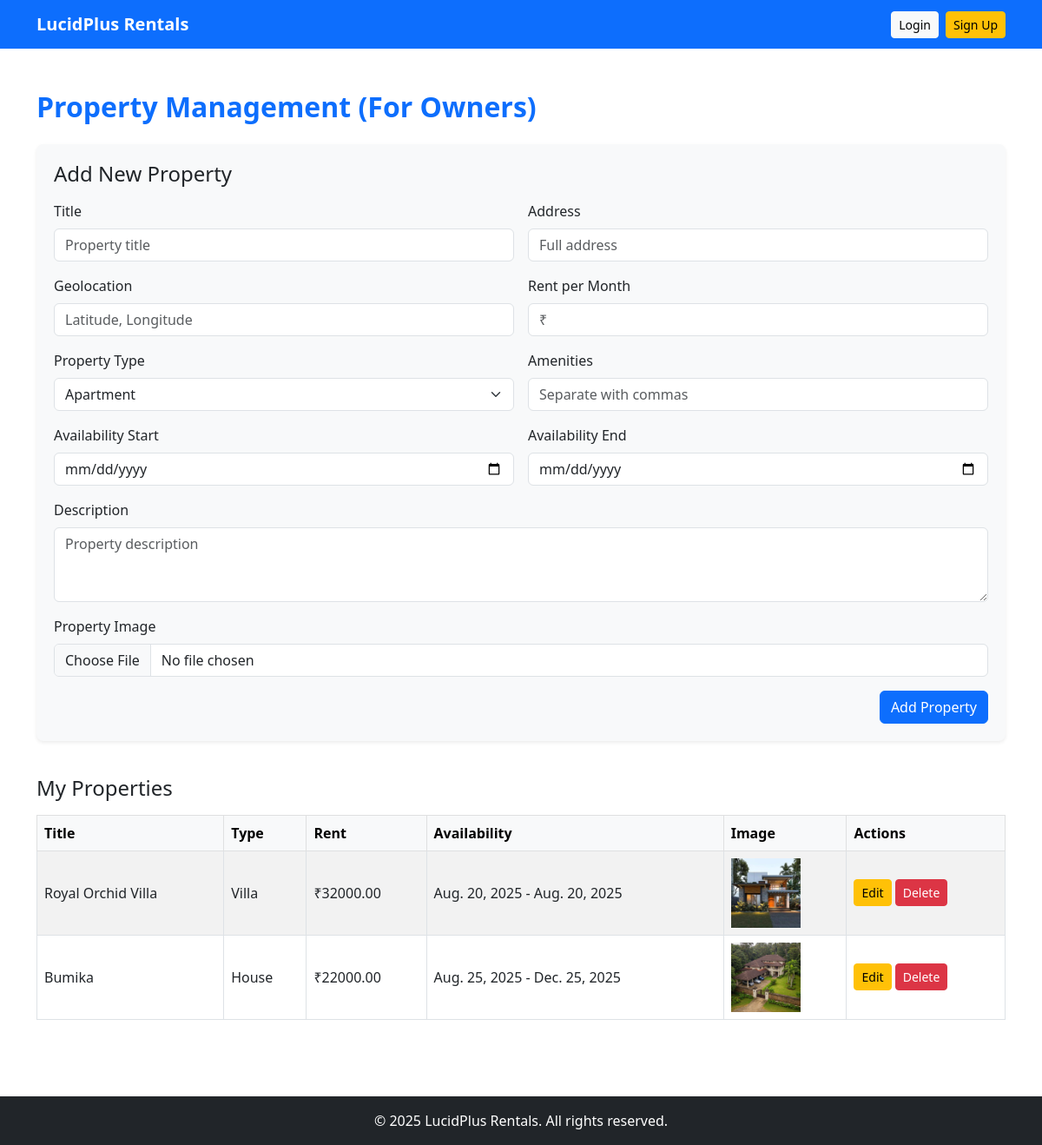
/lucidplus_public/owner_page, run on the app's committed database.
### lucidplus_public/models.py (models this page shows)
class Propertydb(models.Model):
    TITLE = models.CharField(max_length=255, null=True, blank=True)
    ADDRESS = models.TextField(null=True, blank=True)
    GEOLOCATION = models.CharField(max_length=100, null=True, blank=True)
    RENT_PER_MONTH = models.DecimalField(max_digits=10, decimal_places=2, null=True, blank=True)
    PROPERTY_TYPE = models.CharField(max_length=50, null=True, blank=True)
    AMENITIES = models.TextField(null=True, blank=True)
    AVAILABILITY_START = models.DateField(null=True, blank=True)
    AVAILABILITY_END = models.DateField(null=True, blank=True)
    DESCRIPTION = models.TextField(null=True, blank=True)
    PROPERTY_IMAGE = models.FileField(upload_to='property_images', null=True, blank=True)

### lucidplus_public/views.py (the view, shortened to what this page needs)
# urls.py: path('owner_page',views.owner_page,name='owner_page'),
def owner_page(request):
    data = Propertydb.objects.all()
    return render(request, 'Owners_Management.html', {'data': data})

### lucidplus_public/templates/Owners_Management.html (shortened to what this page needs)
{% load static %}
<!DOCTYPE html>
<html lang="en">
<head>
    <link href="https://cdn.jsdelivr.net/npm/bootstrap@5.3.0/dist/css/bootstrap.min.css" rel="stylesheet">
</head>
<body>
<nav class="navbar navbar-expand-lg navbar-dark bg-primary">
    <div class="container">
        <a class="navbar-brand fw-bold" href="#">LucidPlus Rentals</a>
        <div class="collapse navbar-collapse" id="navbarNav">
            <ul class="navbar-nav ms-auto align-items-center">
                <li class="nav-item me-2"><a class="btn btn-light btn-sm" href="{% url 'Public_login' %}">Login</a></li>
                <li class="nav-item"><a class="btn btn-warning btn-sm" href="{% url 'signup_page' %}">Sign Up</a></li>
            </ul>
        </div>
    </div>
</nav>
<div class="container py-5">
    <h2 class="page-title mb-4">Property Management (For Owners)</h2>
    <div class="form-section shadow-sm">
        <h4 class="mb-3">Add New Property</h4>
        <form method="post" enctype="multipart/form-data" action="{% url 'owner_page' %}">
            <div class="row g-3">
                <div class="col-md-6">
                    <label class="form-label">Title</label>
                    <input type="text" name="TITLE" class="form-control" placeholder="Property title">
                </div>
                <div class="col-md-6">
                    <label class="form-label">Address</label>
                    <input type="text" name="ADDRESS" class="form-control" placeholder="Full address">
                </div>
                <div class="col-md-6">
                    <label class="form-label">Geolocation</label>
                    <input type="text" name="GEOLOCATION" class="form-control" placeholder="Latitude, Longitude">
                </div>
                <div class="col-md-6">
                    <label class="form-label">Rent per Month</label>
                    <input type="number" step="0.01" name="RENT_PER_MONTH" class="form-control" placeholder="₹">
                </div>
                <div class="col-md-6">
                    <label class="form-label">Property Type</label>
                    <select name="PROPERTY_TYPE" class="form-select">
                        <option value="Apartment">Apartment</option>
                    </select>
                </div>
                <div class="col-md-6">
                    <label class="form-label">Amenities</label>
                    <input type="text" name="AMENITIES" class="form-control" placeholder="Separate with commas">
                </div>
                <div class="col-md-6">
                    <label class="form-label">Availability Start</label>
                    <input type="date" name="AVAILABILITY_START" class="form-control">
                </div>
                <div class="col-md-6">
                    <label class="form-label">Availability End</label>
                    <input type="date" name="AVAILABILITY_END" class="form-control">
                </div>
                <div class="col-12">
                    <label class="form-label">Description</label>
                    <textarea name="DESCRIPTION" class="form-control" rows="3"
                              placeholder="Property description"></textarea>
                </div>
                <div class="col-12">
                    <label class="form-label">Property Image</label>
                    <input type="file" name="PROPERTY_IMAGE" class="form-control">
                </div>
                <div class="col-12 text-end">
                    <button type="submit" class="btn btn-primary">Add Property</button>
                </div>
            </div>
        </form>
    </div>
    <div class="table-section">
        <h4 class="mb-3">My Properties</h4>
        <table class="table table-bordered table-striped align-middle">
            <thead class="table-light">
            <tr>
                <th>Title</th>
                <th>Type</th>
                <th>Rent</th>
                <th>Availability</th>
                <th>Image</th>
                <th>Actions</th>
            </tr>
            </thead>
            <tbody>
            {% for item in data %}
            <tr>
                <td>{{ item.TITLE }}</td>
                <td>{{ item.PROPERTY_TYPE }}</td>
                <td>₹{{ item.RENT_PER_MONTH }}</td>
                <td>{{ item.AVAILABILITY_START }} - {{ item.AVAILABILITY_END }}</td>
                <td>
                    {% if item.PROPERTY_IMAGE %}
                    <img src="{{ item.PROPERTY_IMAGE.url }}" alt="Property Image" style="width:80px; height:auto;">
                    {% else %}
                    No Image
                    {% endif %}
                </td>
                <td>
                    <a href="#" class="btn btn-sm btn-warning">Edit</a>
                    <a href="#" class="btn btn-sm btn-danger">Delete</a>
                </td>
            </tr>
            {% empty %}
            <tr>
                <td colspan="6" class="text-center">No properties found</td>
            </tr>
            {% endfor %}
            </tbody>
        </table>
    </div>
</div>
<footer class="bg-dark text-white text-center py-3">
    <p class="mb-0">&copy; 2025 LucidPlus Rentals. All rights reserved.</p>
</footer>
</body>
</html>

### lucidplus_public/templates/Owners_Management.html (style rules this page uses)
.page-title { font-weight: bold; color: #0d6efd; }
.form-section { background: #f8f9fa; padding: 20px; border-radius: 8px; margin-bottom: 40px; }
.table-section { margin-bottom: 40px; }

### data on the page
Propertydb: TITLE "Royal Orchid Villa", PROPERTY_TYPE "Villa", RENT_PER_MONTH "32000.00", AVAILABILITY_START "Aug. 20, 2025", AVAILABILITY_END "Aug. 20, 2025", PROPERTY_IMAGE (picture)
Propertydb: TITLE "Bumika", PROPERTY_TYPE "House", RENT_PER_MONTH "22000.00", AVAILABILITY_START "Aug. 25, 2025", AVAILABILITY_END "Dec. 25, 2025", PROPERTY_IMAGE (picture)
